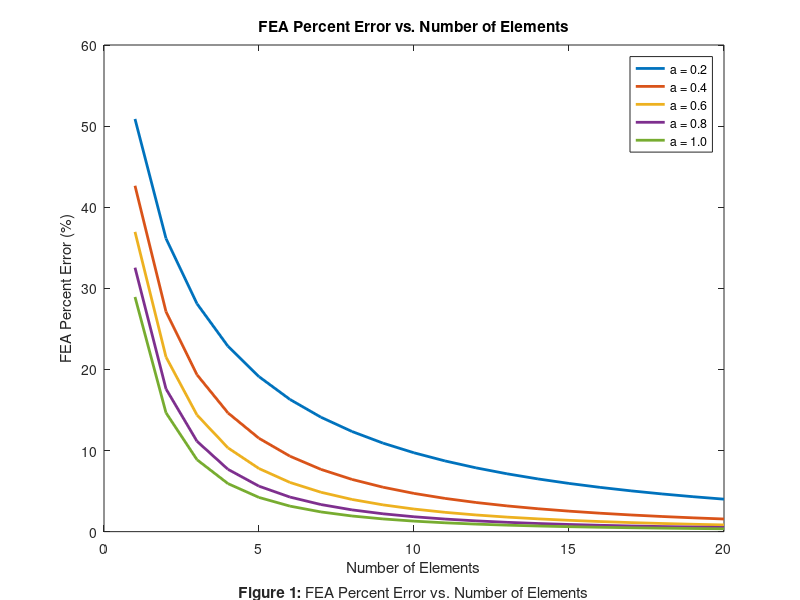

MATLAB code to generate this figure:
%% RAHUL GOYAL HW7
% The objective of this assignment is to set up a program to solve the
% tapered beam problem presented below. The task is to derive the exact
% solution and look at how the finite element solution converges to the
% exact solution as the number of elements is increased.


%% Reset
close all;
clear all;
clc;



%% Constants / Given Values

b = 3;                          % Base (in)
t = 0.1;                        % Thickness (in)
L = 10;                         % Length (in)
P = 1000;                       % Force (lb)
E = 30*10^6;                    % Young's Modulus (psi)

a = 0.2:0.2:1.0;                % Solve with a = [0.2, 0.4, 0.6, 0.8, 1.0]
elements = 1:20;                % Solve with elements = [1, 2, ..., 20]



%% Exact Solution

% Create empty delta matrix
delta_exact = zeros(length(a), 1);

% Loop: a = [0.2, 0.4, 0.6, 0.8, 1.0]
for a_i = a
    % Store beam displacement for given a
    delta_exact(int8(a_i*5)) = P*L/(E*b*t) * log(L/a_i);
end



%% Finite Element Analysis

% Create empty delta matrix
delta_FEA = zeros(length(a), length(elements));

% Loop: a = [0.2, 0.4, 0.6, 0.8, 1.0]
for a_i = a
    % Loop: elements = [1, 2, ..., 20]
    for e_i = elements

        % Create the Elemental Stiffness Matrices
        k_i = zeros(e_i, 2, 2);         % Create empty elemental matrices
        L_i = (L-a_i) / e_i;            % Element length (in) [constant]
        for i = e_i:-1:1                % Loop: i = [elements, ..., 2, 1]
            % Elemental average area (in^2)
            A_i = b * t/L*(a_i + i*L_i - L_i/2);
            % Elemental stiffness matrix (lb/in)
            k_i(1+(e_i-i), :, :) = [A_i*E/L_i, -A_i*E/L_i;
                                           -A_i*E/L_i, A_i*E/L_i];
        end

        % Combine Elemental Stiffness Matrices
        k = zeros(e_i+1);               % Create empty global stiffness matrix
        for i = 1:e_i                   % Loop: i = [1, 2, ..., elements]
            % Add elemental matrix in correct position to global matrix
            k(i:i+1, i:i+1) = k(i:i+1, i:i+1) + squeeze(k_i(i, :, :));
        end

        % Reduce Global Stiffness Matrix
        k = k(2:e_i+1, 2:e_i+1);        % Delete first row and column

        % Form Force Vector
        F = zeros(e_i, 1);              % Create empty force vector
        F(e_i) = P;                     % Set force on last element to P

        % Invert Global Stiffness Matrix
        k_inv = inv(k);                 % Invert global stiffnes matrix

        % Solve for Displacement Vector
        delta_i = k_inv*F;              % Displacement of each element
        % Store beam displacement for given a and number of elements
        delta_FEA(int8(a_i*5), e_i) = delta_i(end);

    end
end



%% FEA Percent Error vs. Number of Elements

% Create empty error matrix
error = zeros(length(a), length(elements));

% Loop: a = [0.2, 0.4, 0.6, 0.8, 1.0]
for a_i = a
    i_a = int8(a_i*5);          % Convert a_i to iteration number
    % Store relative error for given a
    error(i_a, :) = (delta_FEA(i_a, :) - delta_exact(i_a))/delta_exact(i_a);
end

% Plot
plot(elements, abs(error*100), 'LineWidth', 2)
title('FEA Percent Error vs. Number of Elements');
xlabel({'Number of Elements'
        ''
        % Figure label
        '\bfFigure 1: \rmFEA Percent Error vs. Number of Elements'});
ylabel('FEA Percent Error (%)');
legend('a = 0.2', 'a = 0.4', 'a = 0.6', 'a = 0.8', 'a = 1.0');